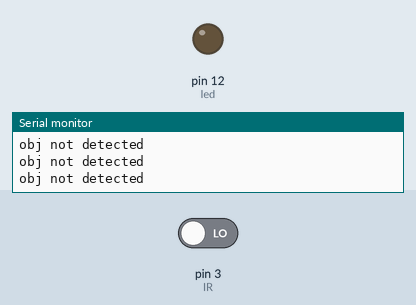
This sketch was run on a simulated Arduino Uno, built with avr-gcc and run on an emulated ATmega328P. On the bench: output pins drawn as LEDs (lit = HIGH), the last lines printed to the serial monitor. Inputs (shaded band) come from the test bench; at power-on: pin 3 (IR) LOW.

Above: at 1.8 s.
1.9 s: pin 3 (IR) driven HIGH
At 2.4 s:
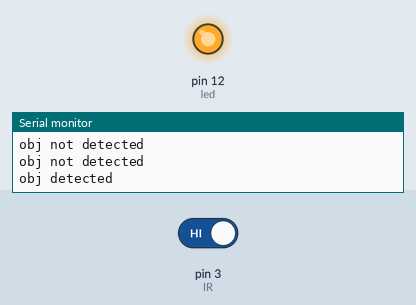
3.5 s: pin 3 (IR) driven LOW
At 4.8 s:
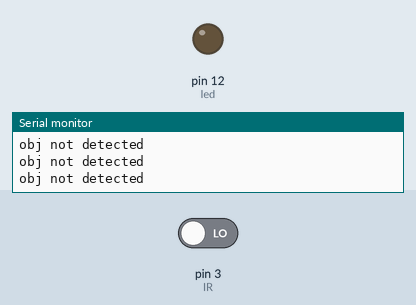
Timing chart, 0 to 6.5 s (numbered marks = the images above; inputs shaded):
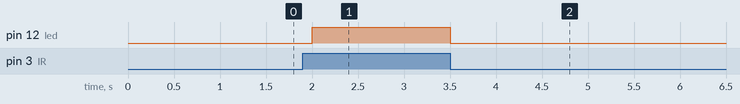

Measured:
- after the input at 1.9 s, pin 12 (led): LOW → HIGH after 0.10 s
- after the input at 3.5 s, pin 12 (led): HIGH → LOW at once

The sketch:

sketch_nov14a.ino
```cpp
int IR=3;
int led=12;
void setup(){
pinMode(IR,INPUT);
pinMode(led,OUTPUT);
Serial.begin(9600);
}


void loop()
{
int a;
a=digitalRead(IR);
if(a==HIGH)
{
digitalWrite(12,HIGH);
Serial.println("obj detected");
delay(500);
}

else
{
digitalWrite(12,LOW);
Serial.println("obj not detected");
delay(500);
}


}
```
